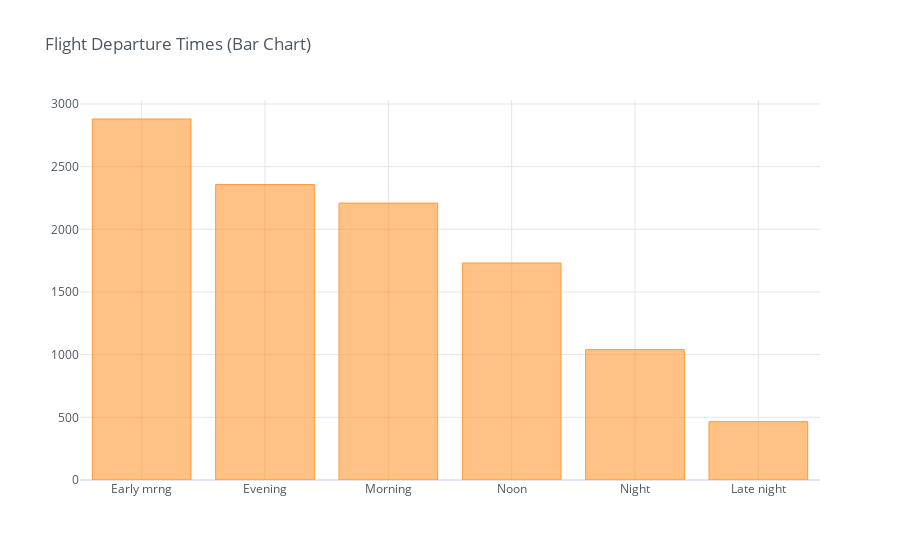

Notebook cell for this chart:
### Code cell
bar_chart = value_counts.iplot(kind='bar', asFigure=True, theme='white', title='Flight Departure Times (Bar Chart)')

# Display the bar chart
pyo.iplot(bar_chart)

### Figure 1 — Plotly figure (JSON) as saved in the notebook; plotly's stock layout.template omitted (floating-point values rounded to 4 significant figures)
{"data": [{"marker": {"color": "rgba(255, 153, 51, 0.6)", "line": {"color": "rgba(255, 153, 51, 1.0)", "width": 1}}, "name": "Dep_Time_hour", "orientation": "v", "text": "", "x": ["Early mrng", "Evening", "Morning", "Noon", "Night", "Late night"], "y": [2880, 2357, 2209, 1731, 1040, 465], "type": "bar"}], "layout": {"legend": {"bgcolor": "#FFFFFF", "font": {"color": "#4D5663"}}, "paper_bgcolor": "#FFFFFF", "plot_bgcolor": "#FFFFFF", "title": {"font": {"color": "#4D5663"}, "text": "Flight Departure Times (Bar Chart)"}, "xaxis": {"gridcolor": "#E1E5ED", "showgrid": true, "tickfont": {"color": "#4D5663"}, "title": {"font": {"color": "#4D5663"}, "text": ""}, "zerolinecolor": "#E1E5ED"}, "yaxis": {"gridcolor": "#E1E5ED", "showgrid": true, "tickfont": {"color": "#4D5663"}, "title": {"font": {"color": "#4D5663"}, "text": ""}, "zerolinecolor": "#E1E5ED"}}}
